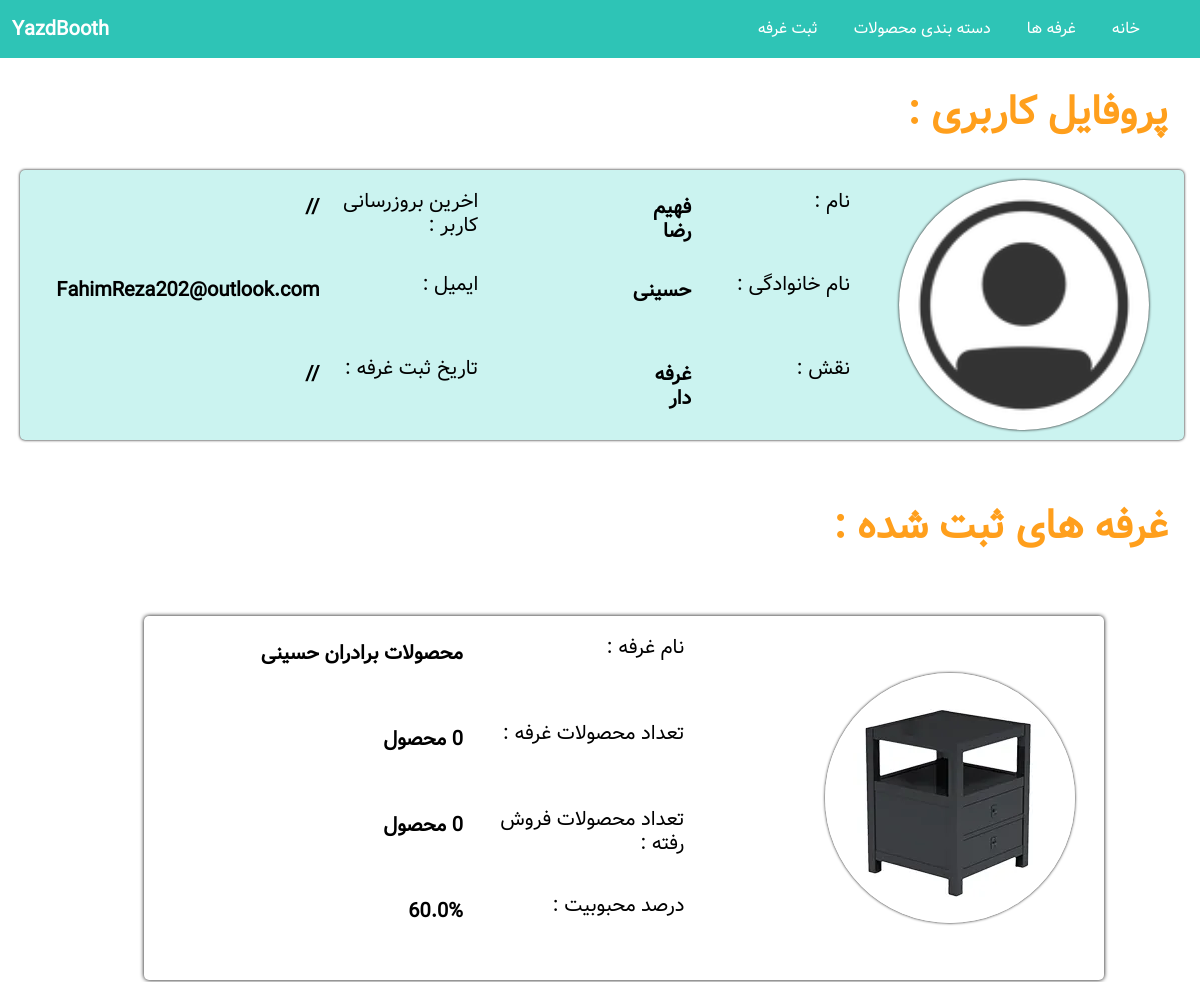
The app's page /Customer_userPanel/ (signed in, upper part), older data.
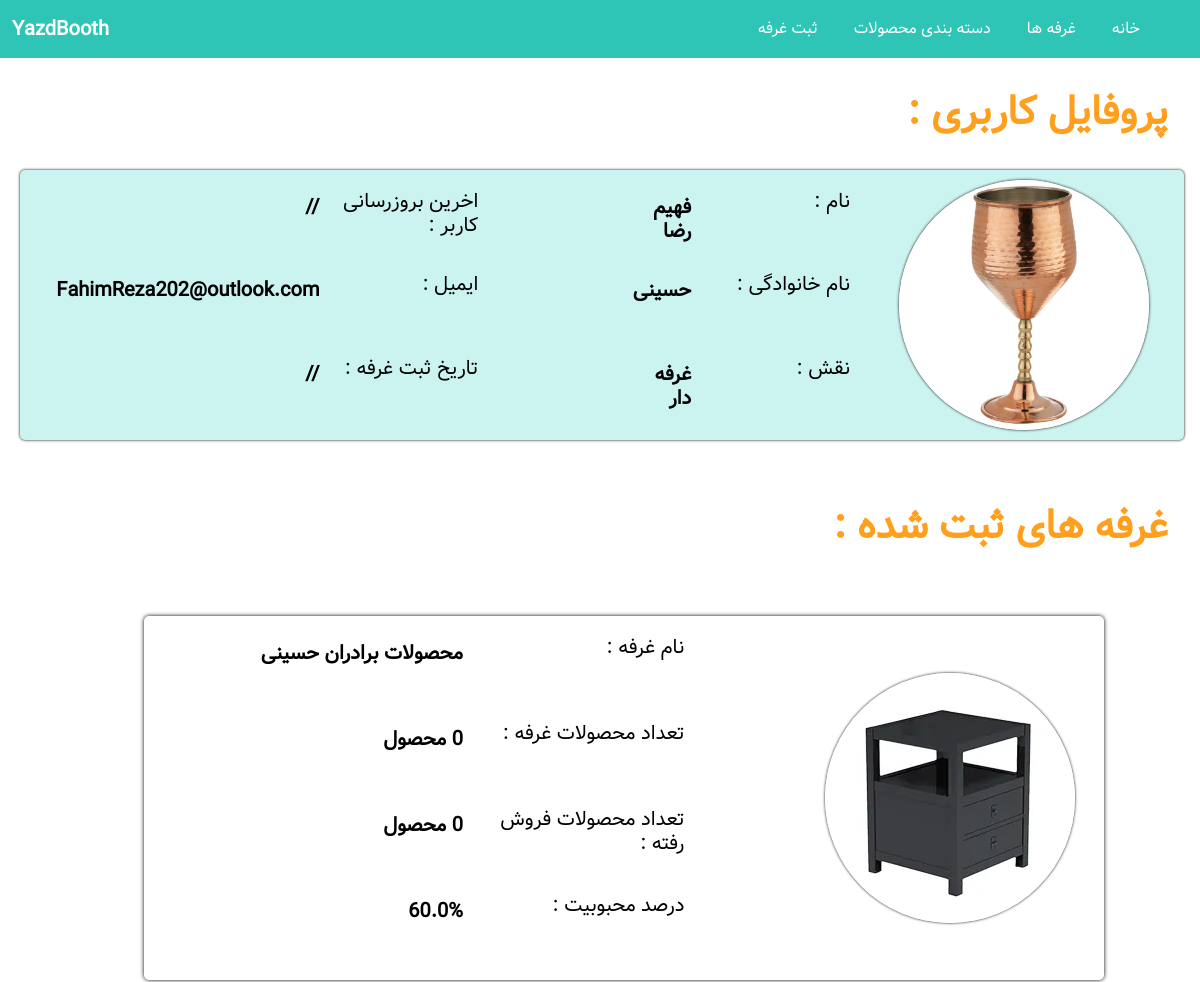
The same page, newer data.
### Store/models.py (models this page shows, shortened)
class Profile(models.Model):
    user = models.OneToOneField(User , on_delete=models.CASCADE , default=None , null=False , blank=False)
    image = models.ImageField(upload_to='uploads/profile/' , default='uploads/profile/user.ico')
    date_modified = models.DateTimeField(User , auto_now=True)
    phone = models.CharField(max_length=14 , blank=True)
    address1 = models.CharField(max_length=200 , blank=True)
    address2 = models.CharField(max_length=200 , blank=True , null=True)
    city = models.CharField(max_length=200 , blank=True)
    state = models.CharField(max_length=200 , blank=True , null=True)
    zipcode = models.CharField(max_length=200 , blank=True)
    country = models.CharField(max_length=200 , blank=True)
    melicode = models.CharField(max_length=200 , blank=True)
    role = models.CharField(max_length=200 , blank=True , default='Customer')
    booth = models.ForeignKey(Booth, on_delete=models.CASCADE , null=True , blank=False , default=None)
    old_cart = models.CharField(max_length=200 , null=True , blank=True)

class Booth(models.Model):
    name = models.CharField(max_length=100)
    address = models.CharField(max_length=100)
    description = models.CharField(max_length=200)
    image = models.ImageField(upload_to='uploads/booth/', null=True)
    owner = models.ForeignKey(User, on_delete=models.CASCADE)
    date_created = models.DateTimeField(auto_now_add=True , null=True)
    popularity_percentage = models.FloatField(default=0)  # فیلد جدید برای نگهداری درصد محبوبیت

### Store/views.py (the view)
# urls.py: path('Customer_userPanel/', views.Customer_UserPanel, name='Customer_UserPanel'),
def Customer_UserPanel(request):
    if request.user.is_authenticated:
        profile = Profile.objects.filter(user=request.user)
        for item in profile:
            if item.role == 'Boother':
                if item.booth.date_created:
                    g_date = item.booth.date_created  # تاریخ میلادی از نمونه
                    j_date = jdatetime.datetime.fromgregorian(datetime=g_date)  # تبدیل به تاریخ شمسی
                    formatted_date = f"{j_date.year}/{j_date.month}/{j_date.day}"
            else:
                formatted_date = 'None'
            if item.date_modified:
                h_date = item.date_modified # تاریخ میلادی از نمونه
                f_date = jdatetime.datetime.fromgregorian(datetime=h_date)  # تبدیل به تاریخ شمسی
                formatted_date2 = f"{f_date.year}/{f_date.month}/{f_date.day}"
    else:
        messages.success(request , 'لطفا با حساب کاربری خود وارد شوید ...')
        return redirect('Login')
    return render(request=request , template_name='Customer_UserPanel.html' , context={'profile':profile , 'create_booth':formatted_date , 'date_modified':formatted_date2 })

### Cart/context_processors.py (called while the page is built)
def cart(request):
    return {'cart': Cart(request)}

### Store/templates/Customer_UserPanel.html (shortened to what the changed rows need)
{% extends 'base.html' %}
{% load static %}
{% load humanize %}
{% block content %}
    {% for item in profile %}
        {% if item.role == 'Customer' %}
                  <div class="Panel-Header">
                <div class="Panel-right">
                  <div class="img">
                    <img src="{{ item.image.url }}" alt="">
                  </div>
                  <h1>{{ item.user.first_name }} {{ item.user.last_name }}</h1>
                </div>
                <div class="Panel-left">
                  <a href="{% url 'Cart_Summary' %}"><img src="{% static 'img/basket2.png' %}" alt="basket-icon"></a>
                </div>
              </div>
              <div class="Panel-Body">
                <div class="PanelBody-right">
                  <h1>{{ item.user.first_name }} جان به پنل خودت خوش آمدی!</h1>
                  <div class="PanelMenu">
                    <div class="PanelMenu-right">
                      <img src="{% static 'img/bagMoney.png' %}" alt="bagMoney-icon">
                      <h1>کیف پول:</h1>
                    </div>
                    <a>0 تومان</a>
                    <div class="PanelMenu-left" style="cursor: pointer;">
                      <img src="{% static 'img/arrow-left.png' %}" alt="arrow-left-icon">
                    </div>
                  </div>
                  <hr />
                  <div class="PanelMenu">
                    <div class="PanelMenu-right">
                      <img src="{% static 'img/tasks_113292.png' %}" alt="task-icon">
                    </div>
                    <a>سفارشات</a>
                    <div class="PanelMenu-left" style="cursor: pointer;">
                      <img src="{% static 'img/arrow-left.png' %}" alt="arrow-left-icon">
                    </div>
                  </div>
                  <div class="PanelMenu">
                    <div class="PanelMenu-right">
                      <img src="{% static 'img/clock_icon-icons.com_72357.png' %}" alt="History-icon">
                    </div>
                    <a>تاریخچه خرید</a>
                    <div class="PanelMenu-left" style="cursor: pointer;">
                      <img src="{% static 'img/arrow-left.png' %}" alt="arrow-left-icon">
                    </div>
                  </div>
                  <div class="PanelMenu">
                    <div class="PanelMenu-right">
                      <img src="{% static 'img/like.png' %}" alt="Like-icon">
                    </div>
                    <a>غرفه های لایک شده</a>
                    <div class="PanelMenu-left" style="cursor: pointer;">
                      <img src="{% static 'img/arrow-left.png' %}" alt="arrow-left-icon">
                    </div>
                  </div>
                  <div class="PanelMenu">
                    <div class="PanelMenu-right">
                      <img src="{% static 'img/ecommerce.png' %}" alt="Booth-icon">
                    </div>
                    <a>افتتاح غرفه</a>
                    <div class="PanelMenu-left" style="cursor: pointer;">
                      <img src="{% static 'img/arrow-left.png' %}" alt="arrow-left-icon">
                    </div>
                  </div>
                        <div class="PanelMenu">
                    <div class="PanelMenu-right">
                      <img src="{% static 'img/circle_down_arrow_arrow_icon_253893.png' %}" alt="Save-icon">
                    </div>
                    <a href="{% url 'Update_User' %}">ویراش امنیتی حساب کاربری</a>
                    <div class="PanelMenu-left" style="cursor: pointer;">
                      <a href="{% url 'Update_User' %}"><img src="{% static 'img/arrow-left.png' %}" alt="arrow-left-icon"></a>
                    </div>
                  </div>
                  <div class="PanelMenu">
                    <div class="PanelMenu-right">
                      <img src="{% static 'img/open_icon-icons.com_72303.png' %}" alt="Change-icon">
                    </div>
                    <a href="{% url 'Update_Info' %}">ویرایش اطلاعات</a>
                    <div class="PanelMenu-left" style="cursor: pointer;">
                      <a href="{% url 'Update_Info' %}"><img src="{% static 'img/arrow-left.png' %}" alt="arrow-left-icon"></a>
                    </div>
                  </div>
                  <hr />
                  <div class="PanelMenu">
                    <div class="PanelMenu-right">
                      <img src="{% static 'img/power_icon-icons.com_72293.png' %}" alt="Logout-icon">
                    </div>
                    <a href="{% url 'Logout' %}">خروج</a>
                    <div class="PanelMenu-left" style="cursor: pointer;">
                      <a href="{% url 'Logout' %}"><img src="{% static 'img/arrow-left.png' %}" alt="arrow-left-icon"></a>
                    </div>
                  </div>
                </div>
                <div class="PanelBody-left">
                  <h1 class="sub-Title">پروفایل کاربری :</h1>
                  <hr />
                  <div style="display: flex;justify-content: center;">
                    <div class="Profile">
                      <img src="{{ item.image.url }}" alt="Profile-img">
                    </div>
                  </div>
                  <div class="Information">
                    <h1 class="Question">نام :</h1>
                    <span class="answer">{{ item.user.first_name }}</span>
                    <h1 class="Question">نام خانوادگی :</h1>
                    <span class="answer">{{ item.user.last_name }}</span>
                    <h1 class="Question">نقش :</h1>
                      <span class="answer">مشتری</span>
                    <h1 class="Question">تاریخ عضویت :</h1>
                    <span class="answer">{{ date_modified }}</span>
                    <h1 class="Question">ایمیل :</h1>
                    <span class="answer">{{ item.user.email }}</span>
                  </div>
                  <a href="#" class="btn">تغییر اطلاعات</a>
                </div>
              </div>
              </div>
        {% elif item.role == 'Boother' %}
    <h1 class="sub-Title" style="margin: 2rem 2rem;">پروفایل کاربری :</h1>
    <div class="Profile-Owner">
        <div class="Profile">
            <div class="Owner-img">
                <img src="{{ item.image.url }}" alt="Profile-Owner-img">
            </div>
        </div>
        <div class="Owner-Information">
            <div class="Owner-Information-right">
                <h1 class='Qus'>نام :</h1>
                <h1 class='ans'>{{ item.user.first_name }}</h1>
                <h1 class='Qus'>نام خانوادگی :</h1>
                <h1 class='ans'>{{ item.user.last_name }}</h1>
                <h1 class='Qus'>نقش :</h1>
                <h1 class='ans'>غرفه دار</h1>
            </div>
            <div class="Owner-Information-left">
                <h1 class='Qus'>اخرین بروزرسانی کاربر :</h1>
                <h1 class='ans'>{{ date_modified }}</h1>
                <h1 class='Qus'>ایمیل :</h1>
                <h1 class='ans'>{{ item.user.email }}</h1>
                <h1 class='Qus'>تاریخ ثبت غرفه :</h1>
                <h1 class='ans'>{{ create_booth }}</h1>
            </div>
        </div>
    </div>
    <h1 class="sub-Title" style="margin: 4rem 2rem;">غرفه های ثبت شده :</h1>
    <div class="Booth-Sabt">
        <div class="Owner-img">
            <img src="{{ item.booth.image.url }}" alt="Profile-Owner-img">
        </div>
        <div class="Booth-Sabt-Information">
            <h1 class="Qus">نام غرفه :</h1>
            <h1 class="ans">{{ item.booth.name}}</h1>
            <h1 class="Qus">تعداد محصولات غرفه :</h1>
            <h1 class="ans">{{ item.booth.products.count }} محصول</h1>
            <h1 class="Qus">تعداد محصولات فروش رفته :</h1>
            <h1 class="ans">{{ item.booth.products.count }} محصول</h1>
            <h1 class="Qus">درصد محبوبیت :</h1>
            <h1 class="ans">{{ item.booth.popularity_percentage }}%</h1>
        </div>
    </div>
        {% endif %}
{% endfor %}
{% endblock %}

Row changes from the older to the newer data that the page shows:
changed Profile "فهیم رضا": image: picture added in place of a placeholder
